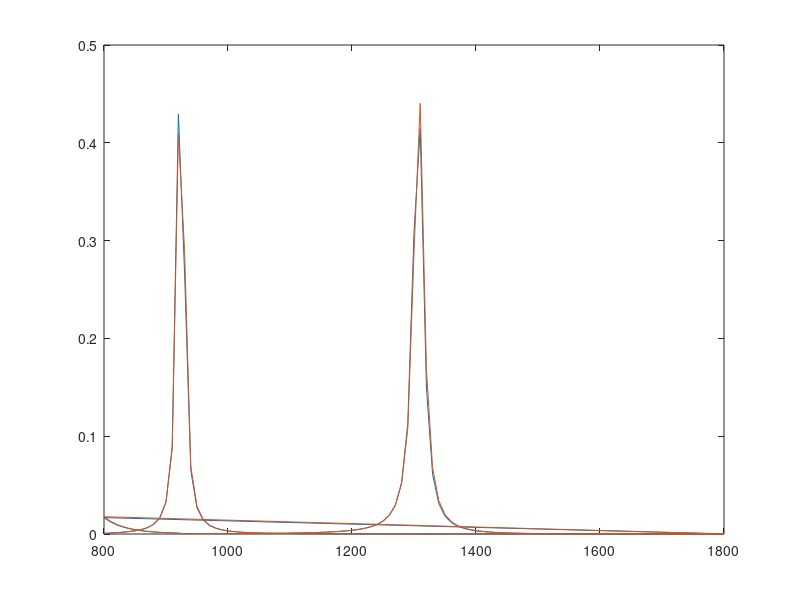

The MATLAB script that drew this image:
close all;
clc;
clear all;
x=[% Model:              80.mph
% Version:            COMSOL 6.3.0.290
% Date:               Feb 6 2026, 16:28
% Dimension:          1
% Nodes:              202
% Expressions:        1
% Description:        Global
% Operating waveglength (nm) , 
800                          6.589064047238558E-4
810                          9.48416682433782E-4
820                          0.0013110329613140465
830                          0.0017740566847675317
839.9999999999999            0.002383021736239975
849.9999999999999            0.003222423600428658
859.9999999999999            0.004451032766725742
869.9999999999999            0.006389226560642022
879.9999999999999            0.00975639843585576
890                          0.01643715034902778
900                          0.03267657966435804
910                          0.08916527884824607
920                          0.42927327867541376
930                          0.26621955477956594
940                          0.06477561282380478
949.9999999999999            0.02669476557519755
960                          0.014267771577962258
969.9999999999999            0.00878635582173182
980                          0.005902446255691046
989.9999999999999            0.0042026307968523625
1000                         0.003123797077687465
1010                         0.0023980432774162604
1019.9999999999999           0.0018872800201008104
1030                         0.0015148481887901865
1039.9999999999998           0.0012354611206035699
1050                         0.0010209879308803087
1060                         8.53212972031473E-4
1070                         7.199187417305833E-4
1080                         6.126579097909492E-4
1090                         5.254041740753715E-4
1100                         4.531004748590278E-4
1110                         3.927057899399253E-4
1120                         3.4221032036358133E-4
1129.9999999999998           2.999664574201906E-4
1140                         2.6461374441854983E-4
1149.9999999999998           2.3502444203061813E-4
1160                         2.1026258084705208E-4
1169.9999999999998           1.895520749498369E-4
1180                         1.7225119938467013E-4
1190                         1.578318322484898E-4
1200                         1.458625579636269E-4
1210                         1.35995193161087E-4
1220                         1.2794684519531961E-4
1230                         1.2142489037078256E-4
1239.9999999999998           1.1623696598226277E-4
1250                         1.1227895778092496E-4
1259.9999999999998           1.0952526246532219E-4
1270                         1.0803197552778969E-4
1279.9999999999998           1.0783300402424442E-4
1290                         1.0770435919320267E-4
1300                         9.180349098411518E-5
1310                         2.596771849366852E-5
1320                         3.63107593597744E-5
1330                         5.1565224152423814E-5
1340                         5.904215019716861E-5
1349.9999999999998           6.300371107910809E-5
1360                         6.533386807715026E-5
1369.9999999999998           6.683035870871025E-5
1380                         6.786632137449614E-5
1389.9999999999998           6.863172097210685E-5
1400                         6.922896623776225E-5
1409.9999999999998           6.972105434543152E-5
1420                         7.015277773580476E-5
1430                         7.055430839817186E-5
1440                         7.09465776380606E-5
1450                         7.134456997181818E-5
1459.9999999999998           7.175934813508058E-5
1470                         7.219934572698951E-5
1479.9999999999998           7.267121977714757E-5
1490                         7.318043800417693E-5
1499.9999999999998           7.373164782679198E-5
1510                         7.432901663721714E-5
1519.9999999999998           7.497640710143596E-5
1530                         7.56775440735936E-5
1540                         7.64361361772682E-5
1550                         7.725597223523532E-5
1560                         7.814100037297134E-5
1569.9999999999998           7.909539540100332E-5
1580                         8.012361859264166E-5
1589.9999999999998           8.12304729656949E-5
1600                         8.242115648929292E-5
1609.9999999999998           8.370131516940582E-5
1620                         8.504656272834687E-5
1629.9999999999998           8.642782441699424E-5
1640                         8.784409644637593E-5
1650                         8.929439342013393E-5
1660                         9.07777473248917E-5
1670                         9.229320658498601E-5
1679.9999999999998           9.38398352730032E-5
1690                         9.541671253809359E-5
1699.9999999999998           9.702293229279615E-5
1710                         9.865760318257503E-5
1719.9999999999998           1.0031984884996501E-4
1730                         1.0200880849635861E-4
1739.9999999999998           1.0372363773664809E-4
1750                         1.0546350973716925E-4
1759.9999999999998           1.0722761662227427E-4
1770                         1.0901517113224146E-4
1780                         1.1082540851192833E-4
1789.9999999999998           1.126575886081152E-4
1800                         1.1451099815121901E-4
800                          0.016760585357915265
810                          0.012482690600909577
820                          0.009451347355146165
830                          0.00722560565455188
839.9999999999999            0.005550945692720128
849.9999999999999            0.0042825139372808015
859.9999999999999            0.003319819958636618
869.9999999999999            0.002591490620164408
879.9999999999999            0.0020455491838081057
890                          0.001643433836401265
900                          0.0013550431479797604
910                          0.0011508387687012255
920                          7.939078921144466E-4
930                          2.848203930804563E-4
940                          4.2591986351453063E-4
949.9999999999999            4.3741541951081224E-4
960                          4.2510077585898587E-4
969.9999999999999            4.124493926437281E-4
980                          4.049083698283425E-4
989.9999999999999            4.0375718514228397E-4
1000                         4.0954196372963795E-4
1010                         4.2220245923733397E-4
1019.9999999999999           4.416837284421479E-4
1030                         4.680838615421222E-4
1039.9999999999998           5.016886947082451E-4
1050                         5.429890394972903E-4
1060                         5.926982625668889E-4
1070                         6.517780932449758E-4
1080                         7.214774334193409E-4
1090                         8.033597234303517E-4
1100                         8.984538178798648E-4
1110                         0.001008727755807917
1120                         0.0011372804021454821
1129.9999999999998           0.0012881231246395398
1140                         0.0014665129172801142
1149.9999999999998           0.0016794371897037477
1160                         0.0019363347455647864
1169.9999999999998           0.0022501937808009752
1180                         0.0026392689851728497
1190                         0.003129848755854167
1200                         0.0037608711801993895
1210                         0.004591938245659735
1220                         0.005717607026977147
1230                         0.0072917034154824254
1239.9999999999998           0.009586772011191031
1250                         0.013121605937998767
1259.9999999999998           0.018980260498120516
1270                         0.02973191049860441
1279.9999999999998           0.052604885623357876
1290                         0.11309297743676858
1300                         0.3084021707958876
1310                         0.41442993803255085
1320                         0.15018594528923232
1330                         0.060986413089293055
1340                         0.03108204684191265
1349.9999999999998           0.01829174862990431
1360                         0.011802756965216923
1369.9999999999998           0.008106638505416939
1380                         0.005821837470280458
1389.9999999999998           0.004321743000889155
1400                         0.0032906090239755875
1409.9999999999998           0.002556477689173803
1420                         0.002019383852485579
1430                         0.0016176712053527329
1440                         0.0013116832372655064
1450                         0.0010750131778789272
1459.9999999999998           8.895554307656012E-4
1470                         7.425835920298121E-4
1479.9999999999998           6.249597943874512E-4
1490                         5.300017996901152E-4
1499.9999999999998           4.527427846035687E-4
1510                         3.894419988834321E-4
1519.9999999999998           3.3724589003174206E-4
1530                         2.939545210452049E-4
1540                         2.578555619277234E-4
1550                         2.276047726992529E-4
1560                         2.0213873457441487E-4
1569.9999999999998           1.8061031600599613E-4
1580                         1.6234040452354882E-4
1589.9999999999998           1.4678143255041862E-4
1600                         1.334895591577603E-4
1609.9999999999998           1.2210327513361712E-4
1620                         1.122557432656385E-4
1629.9999999999998           1.0365122011897776E-4
1640                         9.611195273696731E-5
1650                         8.948935027671601E-5
1660                         8.365868196423899E-5
1670                         7.851483311298584E-5
1679.9999999999998           7.396888947100501E-5
1690                         6.994537407718058E-5
1699.9999999999998           6.63800011272778E-5
1710                         6.321784173661612E-5
1719.9999999999998           6.041181955493311E-5
1730                         5.792147182238177E-5
1739.9999999999998           5.57119250225934E-5
1750                         5.375304478938459E-5
1759.9999999999998           5.201872790007345E-5
1770                         5.0486310586643776E-5
1780                         4.913607243273794E-5
1789.9999999999998           4.79508191040411E-5
1800                         4.691553032314884E-5
];
y=[% Model:              80 recon.mph
% Version:            COMSOL 6.3.0.290
% Date:               Feb 6 2026, 16:28
% Dimension:          1
% Nodes:              202
% Expressions:        1
% Description:        Global
% Operating waveglength (nm) , 
800                          7.28409767786744E-4
810                          0.0010279283984126872
820                          0.0014006224139883315
830                          0.001874489842530671
839.9999999999999            0.0024958121383531
849.9999999999999            0.0033501782345706447
859.9999999999999            0.004597587324853277
869.9999999999999            0.006559267422198707
879.9999999999999            0.00995218987181103
890                          0.016639082644111396
900                          0.03271292739397927
910                          0.08743079398706394
920                          0.4091409946280456
930                          0.2894635547716625
940                          0.06921403561121613
949.9999999999999            0.02814431397527016
960                          0.014930671282409413
969.9999999999999            0.009151516404404956
980                          0.006127934103366913
989.9999999999999            0.004352925156801754
1000                         0.003229763608550161
1010                         0.0024759819533220926
1019.9999999999999           0.00194651505267848
1030                         0.0015610620048336834
1039.9999999999998           0.001272296209926322
1050                         0.0010508775445992801
1060                         8.778393119659326E-4
1070                         7.404788741373187E-4
1080                         6.300248390801699E-4
1090                         5.402272681472938E-4
1100                         4.6585221410777507E-4
1110                         4.0375137143744405E-4
1120                         3.518441165293973E-4
1129.9999999999998           3.0842709579690893E-4
1140                         2.720956251562758E-4
1149.9999999999998           2.4168666281944496E-4
1160                         2.162359246577382E-4
1169.9999999999998           1.9494451812430776E-4
1180                         1.7715226898861822E-4
1190                         1.6231605335475578E-4
1200                         1.4999216571385228E-4
1210                         1.3982222831269268E-4
1220                         1.3151450309294982E-4
1230                         1.2476630361593063E-4
1239.9999999999998           1.1937664208939452E-4
1250                         1.152324215170575E-4
1259.9999999999998           1.1229619208669157E-4
1270                         1.1060508692108532E-4
1279.9999999999998           1.1016707292981525E-4
1290                         1.0984987894697568E-4
1300                         9.597485130413362E-5
1310                         2.925474483014231E-5
1320                         3.506363180141269E-5
1330                         5.165262003452266E-5
1340                         5.983674424319097E-5
1349.9999999999998           6.412421547687729E-5
1360                         6.661309799915109E-5
1369.9999999999998           6.818813390117386E-5
1380                         6.926017788259598E-5
1389.9999999999998           7.003724097599711E-5
1400                         7.063111626894634E-5
1409.9999999999998           7.111013344124972E-5
1420                         7.152240124337206E-5
1430                         7.190020476819199E-5
1440                         7.226587038261379E-5
1450                         7.263533134779798E-5
1459.9999999999998           7.302031106532621E-5
1470                         7.342971178932616E-5
1479.9999999999998           7.387052765689384E-5
1490                         7.43484627473659E-5
1499.9999999999998           7.486836935087519E-5
1510                         7.543451856194102E-5
1519.9999999999998           7.605087722969383E-5
1530                         7.672123838620292E-5
1540                         7.744935849093289E-5
1550                         7.823905855918411E-5
1560                         7.909430674354781E-5
1569.9999999999998           8.001928831265704E-5
1580                         8.101846738039243E-5
1589.9999999999998           8.209664365931375E-5
1600                         8.325900677822767E-5
1609.9999999999998           8.451119020273837E-5
1620                         8.582841236013704E-5
1629.9999999999998           8.718119293972575E-5
1640                         8.856849908610573E-5
1650                         8.998931864770991E-5
1660                         9.144265930228565E-5
1670                         9.292754771462452E-5
1679.9999999999998           9.444302882404352E-5
1690                         9.598816532827858E-5
1699.9999999999998           9.756203740702767E-5
1710                         9.916374271188417E-5
1719.9999999999998           1.0079239663543066E-4
1730                         1.0244713286355611E-4
1739.9999999999998           1.0412710420687372E-4
1750                         1.0583148370158773E-4
1759.9999999999998           1.075594659655838E-4
1770                         1.0931026879272143E-4
1780                         1.1108313496454204E-4
1789.9999999999998           1.1287733425757976E-4
1800                         1.1469216562284119E-4
800                          0.017694573194272128
810                          0.01317303630458895
820                          0.009973398713395431
830                          0.007627269962100638
839.9999999999999            0.005863918682693905
849.9999999999999            0.004529024757614878
859.9999999999999            0.003515646087637587
869.9999999999999            0.0027480608568771986
879.9999999999999            0.0021713897132339464
890                          0.0017450733162975736
900                          0.0014372858171378118
910                          0.001216286562873149
920                          8.54873678582046E-4
930                          2.930698832162453E-4
940                          4.5080696791037494E-4
949.9999999999999            4.6419637736918446E-4
960                          4.5049483373495744E-4
969.9999999999999            4.360568729610853E-4
980                          4.2693905516967415E-4
989.9999999999999            4.2454866840078065E-4
1000                         4.29456673659054E-4
1010                         4.4157041133988117E-4
1019.9999999999999           4.607967016133513E-4
1030                         4.8720171435854393E-4
1039.9999999999998           5.210478799624888E-4
1050                         5.628111415911001E-4
1060                         6.131980140225097E-4
1070                         6.731709224811121E-4
1080                         7.439868100002519E-4
1090                         8.272237419415206E-4
1100                         9.239056242783907E-4
1110                         0.0010360226423265211
1120                         0.0011667203770749216
1129.9999999999998           0.0013200685688454234
1140                         0.001501396601426642
1149.9999999999998           0.0017177808574214894
1160                         0.001978768093006634
1169.9999999999998           0.00229747467287005
1180                         0.002692301337603944
1190                         0.0031896887752844044
1200                         0.0038286989326579333
1210                         0.004668937911293088
1220                         0.005804600675716507
1230                         0.007388173595606404
1239.9999999999998           0.009688225893813714
1250                         0.013212188675749055
1259.9999999999998           0.019009702924344136
1270                         0.02953405670483947
1279.9999999999998           0.05155006648470203
1290                         0.10825048776348123
1300                         0.288265276950913
1310                         0.4402822505414233
1320                         0.168903826372183
1330                         0.0675659748903469
1340                         0.03399782582472855
1349.9999999999998           0.019842852907092826
1360                         0.012733873970297988
1369.9999999999998           0.00871335687883383
1380                         0.006240770484165856
1389.9999999999998           0.004623559504666368
1400                         0.003515128622965586
1409.9999999999998           0.002727720958359262
1420                         0.0021526529532146185
1430                         0.0017231315254098683
1440                         0.0013963234938917937
1450                         0.001143776920607195
1459.9999999999998           9.460239867508743E-4
1470                         7.894043000070557E-4
1479.9999999999998           6.641235226099817E-4
1490                         5.63027516401618E-4
1499.9999999999998           4.8080620073883123E-4
1510                         4.134609036512624E-4
1519.9999999999998           3.579453746535729E-4
1530                         3.119121767983576E-4
1540                         2.735351633769886E-4
1550                         2.4138141549386792E-4
1560                         2.1431782225811457E-4
1569.9999999999998           1.914420554421325E-4
1580                         1.720309792691765E-4
1589.9999999999998           1.555016904828006E-4
1600                         1.413818206593629E-4
1609.9999999999998           1.2928670685424568E-4
1620                         1.1882644947543413E-4
1629.9999999999998           1.0968680883570363E-4
1640                         1.0167872833230821E-4
1650                         9.464419135752122E-5
1660                         8.84505729466129E-5
1670                         8.298611964051762E-5
1679.9999999999998           7.815631234395376E-5
1690                         7.388092457736124E-5
1699.9999999999998           7.009163158895731E-5
1710                         6.673005823765016E-5
1719.9999999999998           6.374617817976024E-5
1730                         6.109699570862776E-5
1739.9999999999998           5.874545606644351E-5
1750                         5.665954124755096E-5
1759.9999999999998           5.481151702809005E-5
1770                         5.317730377888334E-5
1780                         5.1735948984044774E-5
1789.9999999999998           5.046918363011111E-5
1800                         4.9361047999576045E-5
];
figure
plot(x(:,1),x(:,2))
hold
plot(y(:,1),y(:,2))
